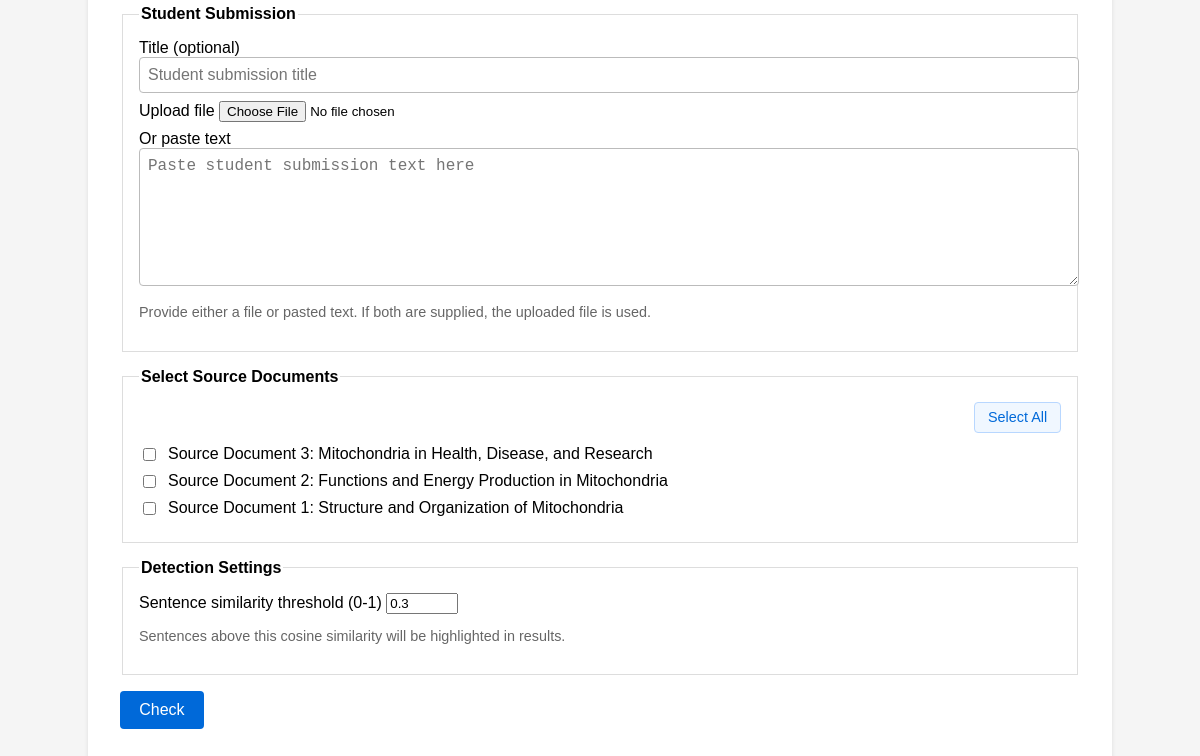
The app's page / (lower part), older data.
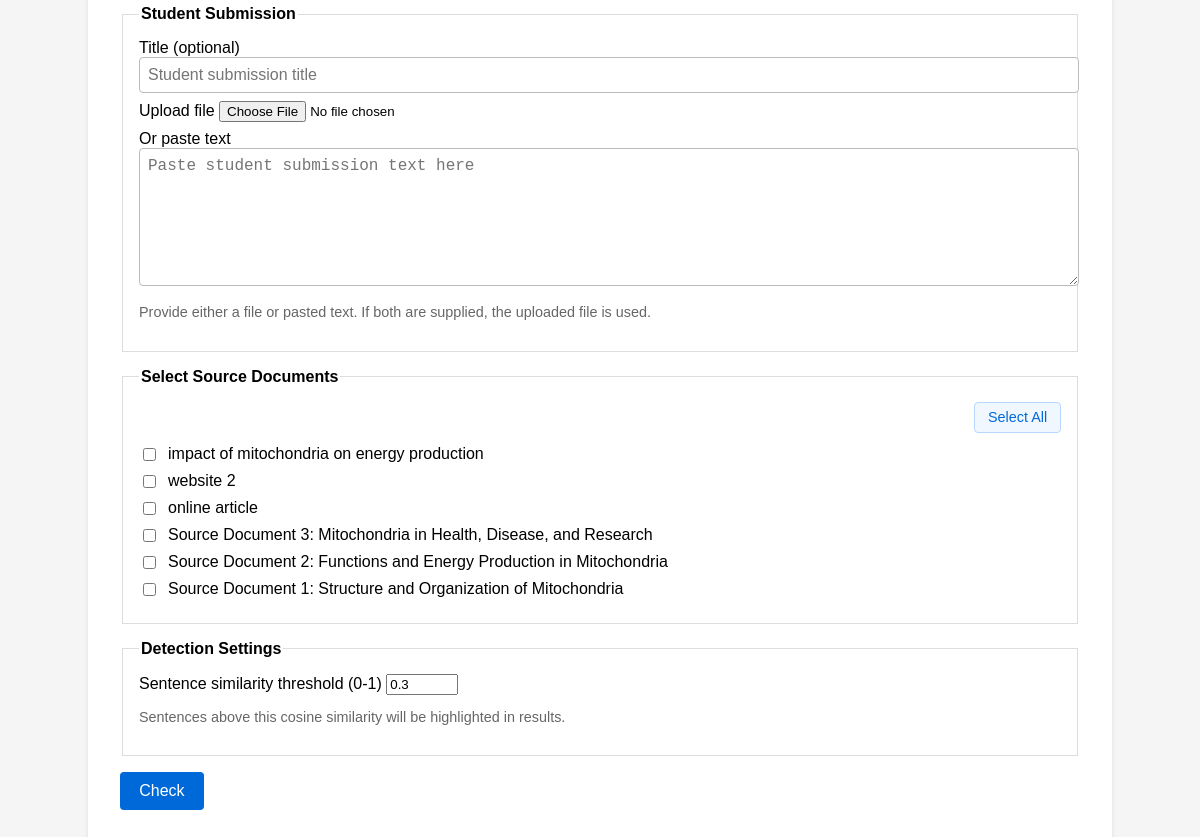
The same page, newer data.
### main.py (models this page shows, shortened)
class Document(db.Model):
    __tablename__ = "documents"
    id = db.Column(db.Integer, primary_key=True)
    title = db.Column(db.String(255), nullable=False)
    content = db.Column(db.Text, nullable=False)
    is_source = db.Column(db.Boolean, default=True, nullable=False)
    created_at = db.Column(db.DateTime, default=datetime.utcnow, nullable=False)

### main.py (the view)
@app.route("/", methods=["GET"])
def index():
    sources = (
        Document.query.filter_by(is_source=True)
        .order_by(Document.created_at.desc())
        .all()
    )
    return render_template("index.html", source_documents=sources)

### templates/index.html (shortened to what this page needs)
<!doctype html>
<html lang="en">
<head>
</head>
<body>
<main>
    <section>
        <form id="check-form" method="post" action="{{ url_for('check_submission') }}" enctype="multipart/form-data">
            <fieldset>
                <legend>Student Submission</legend>
                <label>
                    Title (optional)
                    <input type="text" name="student_title" placeholder="Student submission title">
                </label>
                <label>
                    Upload file
                    <input type="file" name="student_file" accept=".txt,.md,.pdf,.docx,.rtf,text/plain">
                </label>
                <label>
                    Or paste text
                    <textarea name="student_text" placeholder="Paste student submission text here"></textarea>
                </label>
                <p class="hint">Provide either a file or pasted text. If both are supplied, the uploaded file is used.</p>
            </fieldset>
            <fieldset>
                <legend>Select Source Documents</legend>
                {% if source_documents %}
                    <div class="source-controls">
                        <button type="button" class="select-all-button" id="select-all-sources">Select All</button>
                    </div>
                    <div class="source-list">
                        {% for doc in source_documents %}
                            <label>
                                <input type="checkbox" name="source_selection" value="{{ doc.id }}">
                                {{ doc.title }}
                            </label>
                        {% endfor %}
                    </div>
                {% else %}
                    <p class="hint">No source documents saved yet.</p>
                {% endif %}
            </fieldset>
            <fieldset>
                <legend>Detection Settings</legend>
                <label>
                    Sentence similarity threshold (0-1)
                    <input type="number" name="similarity_threshold" min="0" max="1" step="0.05" value="0.3">
                </label>
                <p class="hint">Sentences above this cosine similarity will be highlighted in results.</p>
            </fieldset>
            <div class="submit-controls">
                <button type="submit" id="check-button">Check</button>
            </div>
        </form>
    </section>
</main>
</body>
</html>

Row changes from the older to the newer data that the page shows:
added Document: title "impact of mitochondria on energy production"
added Document: title "website 2"
added Document: title "online article"
